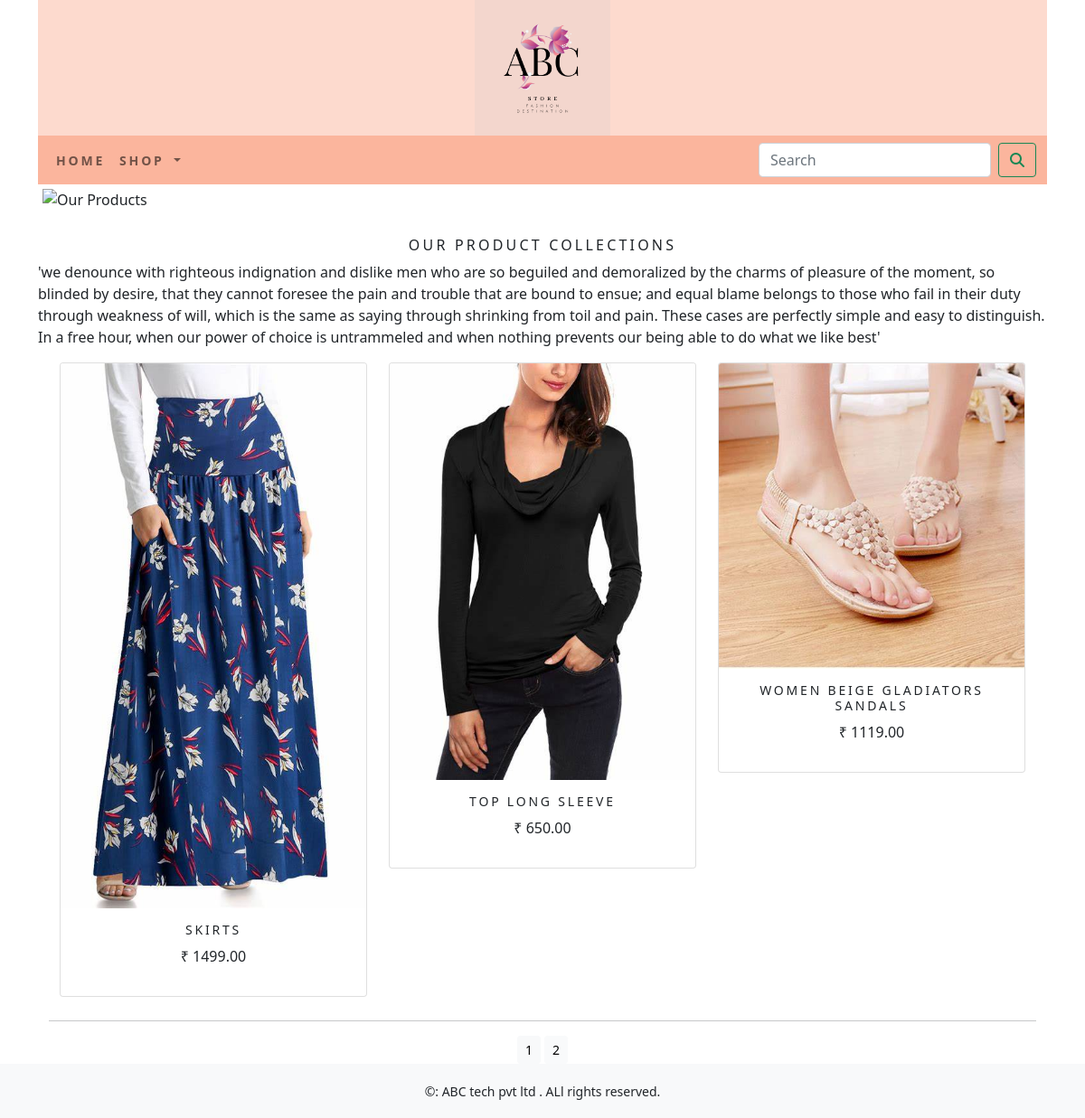
Screenshot of /?page=2 with the database file from the repository.
### shop/models.py (models this page shows, shortened)
class Product(models.Model):
    name = models.CharField(max_length=250, unique=True)
    slug = models.SlugField(max_length=250, unique=True)
    description = models.TextField(blank=True)
    price=models.DecimalField(max_digits=10,decimal_places=2)
    category=models.ForeignKey(Category,on_delete=models.CASCADE)
    image = models.ImageField(upload_to='category', blank=True)
    stock=models.IntegerField()
    available=models.BooleanField(default=True)
    created=models.DateTimeField(auto_now_add=True)
    updated=models.DateTimeField(auto_now=True)
    class Meta:
        ordering = ('name',)
        verbose_name = ('product')
        verbose_name_plural = ('products')
    def get_url(self):
        return reverse('shop:prodCatdetail',args=[self.category.slug,self.slug])

### shop/views.py (the view)
# urls.py: path('',views.allProdCat,name='allProdCat'),
def allProdCat(request,c_slug=None):
    c_page=None
    products_list=None
    if c_slug!=None:
        c_page=get_object_or_404(Category,slug=c_slug)
        products_list=Product.objects.all().filter(category=c_page,available=True)
    else:
        products_list=Product.objects.all().filter(available=True)
    paginator=Paginator(products_list,6)
    try:
        page=int(request.GET.get('page','1'))
    except:
        page=1
    try:
        products=paginator.page(page)
    except:
        products=paginator.page(Paginator.num_pages)
    return render(request,'category.html',{'category':c_page,'products':products})

### cart/context_processors.py (called while the page is built)
def counter(request):
    item_count=0
    if 'admin' in request.path:
        return {}
    else:
        try:
            cart=Cart.objects.filter(cart_id=_cart_id(request))
            cart_items=CartItem.objects.all().filter(cart=cart[:1])
            for cart_item in cart_items:
                item_count += cart_item.quantity
        except Cart.DoesNotExist:
            item_count=0
    return dict(item_count=item_count)

### cart/views.py (called while the page is built)
def _cart_id(request):
    cart=request.session.session_key
    if not cart:
        cart=request.session.create()
    return cart

### shop/context_processors.py (called while the page is built)
def menu_links(request):
    links=Category.objects.all()
    return dict(links=links)

### shop/models.py (called while the page is built)
    def get_url(self):
        return reverse('shop:products_by_category',args=[self.slug])

### template/category.html (shortened to what this page needs)
{% extends 'base.html' %}
{% load static %}
{% block content %}
    <div>
        {% if category %}
            <div class="mx-auto">
                <img class="my_image" src="{{category.image.url}}" alt="{{category.name}}" style="width:100%">
            </div>
                <br>
            <div style="background-color:#fddace">
                    <h1 class="text-center my_title">{{category.name}}</h1>
                    <p class="text-justify">{{category.description}}</p>
            </div>
        {% else %}
            <div>
                <img class="my_image my_image_padding" src="{% static 'img/b.png' %}" alt="Our Products" width="1500px;" height="800px;" >
            </div>
                <br>
            <div>
                <h1 class="text-center my_title">Our Product Collections</h1>
                <p class="text-justify">'we denounce with righteous indignation and dislike men who are so beguiled and demoralized by the charms of pleasure of the moment, so blinded by desire, that they cannot foresee the pain and trouble that are bound to ensue; and equal blame belongs to those who fail in their duty through weakness of will, which is the same as saying through shrinking from toil and pain. These cases are perfectly simple and easy to distinguish. In a free hour, when our power of choice is untrammeled and when nothing prevents our being able to do what we like best'</p>
            </div>
        {% endif %}
    </div>
    <div class="container">
        <div class="row mx-auto">
            {% for product in products.object_list %}
                <div class="my_bottom_margin col-9 col-sm-12 col-md-4 col-lg-4">
                    <div class="card text-center" style="min-width:18rem;">
                        <a href="{{product.get_url}}">
                            <img class="card-img-top my_image" src="{{product.image.url}}" alt="{{product.name}}">
                        </a>
                        <div class="card-body">
                            <h4>
                                {{product.name}}
                            </h4>
                            <p>
                                ₹ {{product.price}}
                            </p>
                        </div>
                    </div>
                </div>
            {% endfor %}
        </div>
        <div class="mx-auto">
            {% if products.paginator.num_pages > 1 %}
              <hr>
                <div class="text-center">
                    {% for pg in products.paginator.page_range %}
                        <a href="?page={{pg}}" class="btn btn-light btn-sm {% if products.number == pg %} active {% endif %}">{{pg}}</a>
                    {% endfor %}
                </div>
            {% endif %}
        </div>
    </div>
{% endblock %}

### shop/static/css/custom.css (style rules this page uses)
.my_image { width:100%; height:auto; }
.my_title { font-size:16px; text-transform:uppercase; letter-spacing:.2em; }
.my_image_padding { padding:5px; }
.my_bottom_margin { margin-bottom:10px; }
.card-body h4 { letter-spacing:.2em; font-size:14px; text-transform:uppercase; }

### rows the page displays
Product: image (picture), name "SKIRTS", price "1499.00"
Product: image (picture), name "TOP LONG SLEEVE", price "650.00"
Product: image (picture), name "WOMEN BEIGE GLADIATORS SANDALS", price "1119.00"

### other values shown
{{ pg }} "1" "2"
